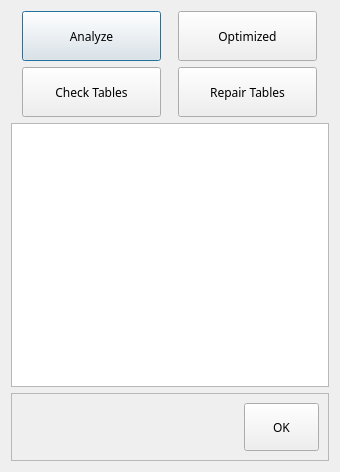
<?xml version="1.0" encoding="UTF-8"?>
<ui version="4.0">
 <class>dbMaintenance</class>
 <widget class="QDialog" name="dbMaintenance">
  <property name="geometry">
   <rect>
    <x>0</x>
    <y>0</y>
    <width>340</width>
    <height>472</height>
   </rect>
  </property>
  <property name="font">
   <font>
    <family>Century Gothic</family>
    <pointsize>9</pointsize>
   </font>
  </property>
  <property name="windowTitle">
   <string>Table Maintenace</string>
  </property>
  <property name="windowIcon">
   <iconset>
    <normaloff>images/kabtrak.ico</normaloff>images/kabtrak.ico</iconset>
  </property>
  <layout class="QGridLayout" name="gridLayout_2">
   <item row="0" column="0">
    <layout class="QGridLayout" name="gridLayout">
     <item row="0" column="0">
      <widget class="QPushButton" name="btnAnalyze">
       <property name="sizePolicy">
        <sizepolicy hsizetype="Fixed" vsizetype="Fixed">
         <horstretch>0</horstretch>
         <verstretch>0</verstretch>
        </sizepolicy>
       </property>
       <property name="minimumSize">
        <size>
         <width>138</width>
         <height>50</height>
        </size>
       </property>
       <property name="maximumSize">
        <size>
         <width>139</width>
         <height>50</height>
        </size>
       </property>
       <property name="text">
        <string>Analyze</string>
       </property>
      </widget>
     </item>
     <item row="0" column="1">
      <widget class="QPushButton" name="btnOptimized">
       <property name="sizePolicy">
        <sizepolicy hsizetype="Fixed" vsizetype="Fixed">
         <horstretch>0</horstretch>
         <verstretch>0</verstretch>
        </sizepolicy>
       </property>
       <property name="minimumSize">
        <size>
         <width>138</width>
         <height>50</height>
        </size>
       </property>
       <property name="maximumSize">
        <size>
         <width>139</width>
         <height>50</height>
        </size>
       </property>
       <property name="text">
        <string>Optimized</string>
       </property>
      </widget>
     </item>
     <item row="1" column="0">
      <widget class="QPushButton" name="btnCheckTables">
       <property name="sizePolicy">
        <sizepolicy hsizetype="Fixed" vsizetype="Fixed">
         <horstretch>0</horstretch>
         <verstretch>0</verstretch>
        </sizepolicy>
       </property>
       <property name="minimumSize">
        <size>
         <width>138</width>
         <height>50</height>
        </size>
       </property>
       <property name="maximumSize">
        <size>
         <width>139</width>
         <height>50</height>
        </size>
       </property>
       <property name="text">
        <string>Check Tables</string>
       </property>
      </widget>
     </item>
     <item row="1" column="1">
      <widget class="QPushButton" name="btnrepair">
       <property name="sizePolicy">
        <sizepolicy hsizetype="Fixed" vsizetype="Fixed">
         <horstretch>0</horstretch>
         <verstretch>0</verstretch>
        </sizepolicy>
       </property>
       <property name="minimumSize">
        <size>
         <width>138</width>
         <height>50</height>
        </size>
       </property>
       <property name="maximumSize">
        <size>
         <width>139</width>
         <height>50</height>
        </size>
       </property>
       <property name="text">
        <string>Repair Tables</string>
       </property>
      </widget>
     </item>
    </layout>
   </item>
   <item row="1" column="0">
    <widget class="QTableView" name="grdView"/>
   </item>
   <item row="2" column="0">
    <widget class="QFrame" name="frame">
     <property name="frameShape">
      <enum>QFrame::StyledPanel</enum>
     </property>
     <property name="frameShadow">
      <enum>QFrame::Raised</enum>
     </property>
     <layout class="QHBoxLayout" name="horizontalLayout">
      <item>
       <spacer name="horizontalSpacer">
        <property name="orientation">
         <enum>Qt::Horizontal</enum>
        </property>
        <property name="sizeHint" stdset="0">
         <size>
          <width>40</width>
          <height>20</height>
         </size>
        </property>
       </spacer>
      </item>
      <item>
       <widget class="QPushButton" name="btnOK">
        <property name="sizePolicy">
         <sizepolicy hsizetype="Fixed" vsizetype="Fixed">
          <horstretch>0</horstretch>
          <verstretch>0</verstretch>
         </sizepolicy>
        </property>
        <property name="minimumSize">
         <size>
          <width>75</width>
          <height>48</height>
         </size>
        </property>
        <property name="maximumSize">
         <size>
          <width>75</width>
          <height>48</height>
         </size>
        </property>
        <property name="text">
         <string>OK</string>
        </property>
       </widget>
      </item>
     </layout>
    </widget>
   </item>
  </layout>
 </widget>
 <resources/>
 <connections/>
</ui>
